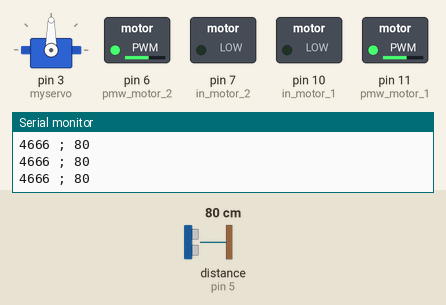
Recording of a sketch running on a simulated Arduino Uno, built with avr-gcc and run on an emulated ATmega328P. On the bench: servo, switched loads named in the sketch (green lamp = pin HIGH), the last lines printed to the serial monitor. Wiring (inferred from the names in the program): ultrasonic range finder: trigger A0; echo pin 5. The test bench sets the inputs (shaded band); at power-on: distance to the obstacle (sensor on pin 5) 80 cm. The echo pulse lasts 58.3 µs per cm; pins used as bus, display or sensor lines are not drawn.

Above: at 1.2 s.
1.3 s: distance to the obstacle (sensor on pin 5) set to 23 cm
4.3 s: distance to the obstacle (sensor on pin 5) set to 18 cm
At 5.5 s:
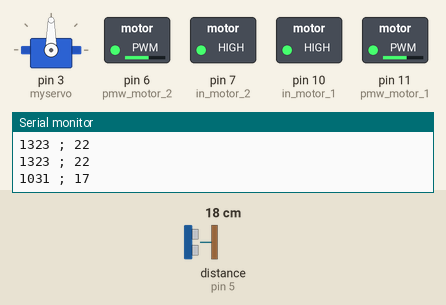
7.3 s: distance to the obstacle (sensor on pin 5) set to 35 cm
At 9.1 s:
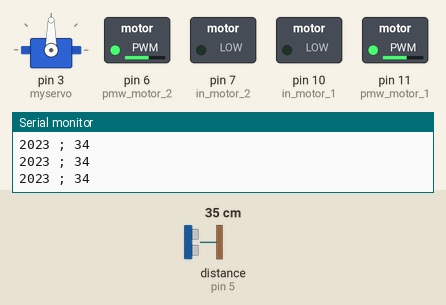
10.2 s: distance to the obstacle (sensor on pin 5) set to 2 cm
At 13.9 s:
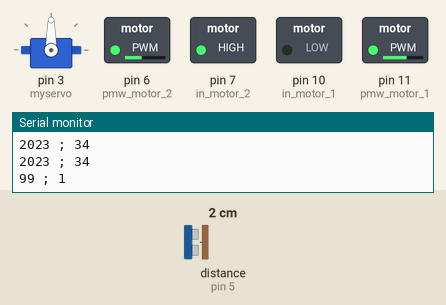
Timing chart, 0 to 17.2 s (numbered marks = the images above; inputs shaded):
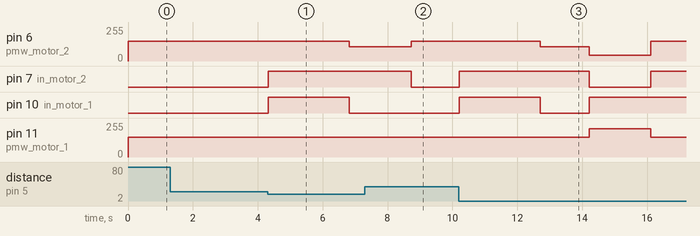

The sketch:

Obstacle_avoiding_robot_2.ino
```cpp
// C++ code
//
#include <Servo.h>
Servo myservo;
const int pmw_motor_1=11;
const int in_motor_1=10;
const int pmw_motor_2=6;
const int in_motor_2=7;
const int trigPin = A0;
const int echoPin = 5;
long value = 0;
int cm = 0;
int motorSpeed=150;

void setup()
{ myservo.attach(3);
  Serial.begin(9600);
  pinMode(pmw_motor_1, OUTPUT);
  pinMode(in_motor_1, OUTPUT);
  pinMode(pmw_motor_2, OUTPUT);
  pinMode(in_motor_2, OUTPUT);
  pinMode(trigPin, OUTPUT);
  pinMode(echoPin, INPUT);
  digitalWrite(trigPin, LOW);
;
}

void loop()
{  getdistance();
    if(cm<20 && cm>0){
    stopMovement();
    moveBackward(motorSpeed);
    delay(1000);
    turnRight(motorSpeed);
     getdistance();
      if(cm<20 && cm>0)
        turnLift(motorSpeed*2);
    delay(400);  }
 else{
      moveForward(motorSpeed); }
}
 void moveForward(int motorSpeed){
  analogWrite(pmw_motor_1, motorSpeed);
  digitalWrite(in_motor_1, 0);
  analogWrite(pmw_motor_2, motorSpeed);
  digitalWrite(in_motor_2, 0);}

void turnRight(int motorSpeed){
  analogWrite(pmw_motor_1, motorSpeed);
  digitalWrite(in_motor_1, 0);
  analogWrite(pmw_motor_2, motorSpeed*-1);
   digitalWrite(in_motor_2, 1);
  delay(1500);}

void turnLift(int motorSpeed){
  analogWrite(pmw_motor_1, motorSpeed*-1);
  digitalWrite(in_motor_1, 1);
  analogWrite(pmw_motor_2, motorSpeed);
   digitalWrite(in_motor_2, 0);
delay(1500);}

 void stopMovement(){

  analogWrite(pmw_motor_1, 0);
  digitalWrite(in_motor_1, 0);
  analogWrite(pmw_motor_2, 0);
   digitalWrite(in_motor_2, 0);}

void moveBackward(int motorSpeed){
  analogWrite(pmw_motor_1, motorSpeed);
  digitalWrite(in_motor_1, 1);
  analogWrite(pmw_motor_2, motorSpeed);
   digitalWrite(in_motor_2, 1);
delay(1500);}

void getdistance(){
  digitalWrite(trigPin, HIGH);
  delayMicroseconds(10);
  digitalWrite(trigPin, LOW);
  value = pulseIn(echoPin, HIGH, 50000);
  cm = value / 58;
  Serial.print(value);
  Serial.print(" ; ");
  Serial.println(cm);
}
```

Measured:
- the behaviour switches between 21 and 20 cm on distance to the obstacle (sensor on pin 5) (found by bisection; images 0 and 1)
- after the input at 4.3 s, pin 6 (pmw_motor_2): 150/255 → 106/255 after 2.5 s; pin 7 (in_motor_2): LOW → HIGH at once; pin 10 (in_motor_1): LOW → HIGH at once, → LOW 2.5 s later
- after the input at 7.3 s, pin 6 (pmw_motor_2): 106/255 → 150/255 after 1.4 s; pin 7 (in_motor_2): HIGH → LOW after 1.4 s instead of 1.0 s; pin 10 (in_motor_1): stays LOW (without the input it goes to HIGH after 1.0 s); pin 11 (pmw_motor_1): stays 150/255 (without the input it goes to 212/255 after 1.0 s)
- after the input at 10.2 s, pin 6 (pmw_motor_2): 150/255 → 106/255 after 2.5 s, → 44/255 1.5 s later, → 150/255 1.9 s later; pin 7 (in_motor_2): LOW → HIGH at once, → LOW 4.0 s later, → HIGH 1.9 s later
